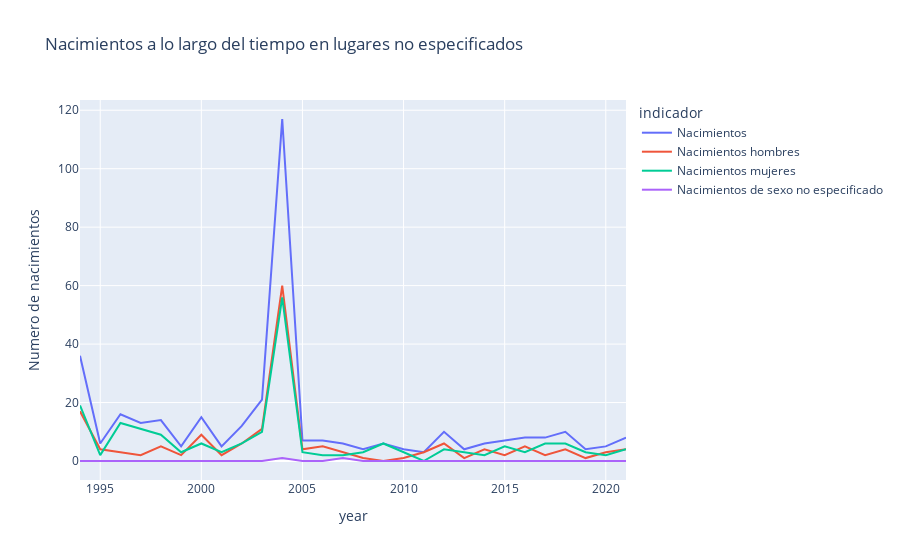

Notebook code for this chart:
### Markdown cell above
## Visualizacion de Datos

### Code cell
line_e = px.line(nacimientos_especificado,x='year',y='valor',color='indicador',
                 labels={'valor':'Numero de nacimientos'},
                 title='Nacimientos a lo largo del tiempo en lugares no especificados')

line_e.show()

### Figure 1 — Plotly figure (JSON) as saved in the notebook; plotly's stock layout.template omitted (floating-point values rounded to 4 significant figures)
{"data": [{"hovertemplate": "indicador=Nacimientos<br>year=%{x}<br>Numero de nacimientos=%{y}<extra></extra>", "legendgroup": "Nacimientos", "line": {"color": "#636efa", "dash": "solid"}, "marker": {"symbol": "circle"}, "mode": "lines", "name": "Nacimientos", "orientation": "v", "showlegend": true, "type": "scatter", "x": [1994, 1995, 1996, 1997, 1998, 1999, 2000, 2001, 2002, 2003, 2004, 2005, 2006, 2007, 2008, 2009, 2010, 2011, 2012, 2013, 2014, 2015, 2016, 2017, 2018, 2019, 2020, 2021], "xaxis": "x", "y": [36, 6, 16, 13, 14, 5, 15, 5, 12, 21, 117, 7, 7, 6, 4, 6, 4, 3, 10, 4, 6, 7, 8, 8, 10, 4, 5, 8], "yaxis": "y"}, {"hovertemplate": "indicador=Nacimientos hombres<br>year=%{x}<br>Numero de nacimientos=%{y}<extra></extra>", "legendgroup": "Nacimientos hombres", "line": {"color": "#EF553B", "dash": "solid"}, "marker": {"symbol": "circle"}, "mode": "lines", "name": "Nacimientos hombres", "orientation": "v", "showlegend": true, "type": "scatter", "x": [1994, 1995, 1996, 1997, 1998, 1999, 2000, 2001, 2002, 2003, 2004, 2005, 2006, 2007, 2008, 2009, 2010, 2011, 2012, 2013, 2014, 2015, 2016, 2017, 2018, 2019, 2020, 2021], "xaxis": "x", "y": [17, 4, 3, 2, 5, 2, 9, 2, 6, 11, 60, 4, 5, 3, 1, 0, 1, 3, 6, 1, 4, 2, 5, 2, 4, 1, 3, 4], "yaxis": "y"}, {"hovertemplate": "indicador=Nacimientos mujeres<br>year=%{x}<br>Numero de nacimientos=%{y}<extra></extra>", "legendgroup": "Nacimientos mujeres", "line": {"color": "#00cc96", "dash": "solid"}, "marker": {"symbol": "circle"}, "mode": "lines", "name": "Nacimientos mujeres", "orientation": "v", "showlegend": true, "type": "scatter", "x": [1994, 1995, 1996, 1997, 1998, 1999, 2000, 2001, 2002, 2003, 2004, 2005, 2006, 2007, 2008, 2009, 2010, 2011, 2012, 2013, 2014, 2015, 2016, 2017, 2018, 2019, 2020, 2021], "xaxis": "x", "y": [19, 2, 13, 11, 9, 3, 6, 3, 6, 10, 56, 3, 2, 2, 3, 6, 3, 0, 4, 3, 2, 5, 3, 6, 6, 3, 2, 4], "yaxis": "y"}, {"hovertemplate": "indicador=Nacimientos de sexo no especificado<br>year=%{x}<br>Numero de nacimientos=%{y}<extra></extra>", "legendgroup": "Nacimientos de sexo no especificado", "line": {"color": "#ab63fa", "dash": "solid"}, "marker": {"symbol": "circle"}, "mode": "lines", "name": "Nacimientos de sexo no especificado", "orientation": "v", "showlegend": true, "type": "scatter", "x": [1994, 1995, 1996, 1997, 1998, 1999, 2000, 2001, 2002, 2003, 2004, 2005, 2006, 2007, 2008, 2009, 2010, 2011, 2012, 2013, 2014, 2015, 2016, 2017, 2018, 2019, 2020, 2021], "xaxis": "x", "y": [0, 0, 0, 0, 0, 0, 0, 0, 0, 0, 1, 0, 0, 1, 0, 0, 0, 0, 0, 0, 0, 0, 0, 0, 0, 0, 0, 0], "yaxis": "y"}], "layout": {"legend": {"title": {"text": "indicador"}, "tracegroupgap": 0}, "title": {"text": "Nacimientos a lo largo del tiempo en lugares no especificados"}, "xaxis": {"anchor": "y", "domain": [0, 1], "title": {"text": "year"}}, "yaxis": {"anchor": "x", "domain": [0, 1], "title": {"text": "Numero de nacimientos"}}}}
